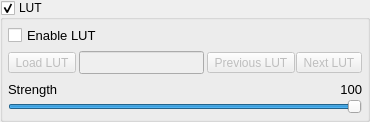
            <widget class="QGroupBox" name="groupBoxLut">
             <property name="title">
              <string>LUT</string>
             </property>
             <property name="checkable">
              <bool>true</bool>
             </property>
             <layout class="QGridLayout" name="gridLayout_24">
              <property name="leftMargin">
               <number>5</number>
              </property>
              <property name="topMargin">
               <number>5</number>
              </property>
              <property name="rightMargin">
               <number>5</number>
              </property>
              <property name="bottomMargin">
               <number>5</number>
              </property>
              <item row="0" column="0">
               <widget class="QFrame" name="frameLut">
                <layout class="QGridLayout" name="gridLayout_25">
                 <property name="leftMargin">
                  <number>0</number>
                 </property>
                 <property name="topMargin">
                  <number>0</number>
                 </property>
                 <property name="rightMargin">
                  <number>0</number>
                 </property>
                 <property name="bottomMargin">
                  <number>0</number>
                 </property>
                 <property name="spacing">
                  <number>5</number>
                 </property>
                 <item row="2" column="0">
                  <layout class="QGridLayout" name="gridLayout_41">
                   <property name="spacing">
                    <number>0</number>
                   </property>
                   <item row="0" column="0">
                    <widget class="QLabel" name="label_LutStrengthText">
                     <property name="font">
                      <font>
                       <pointsize>10</pointsize>
                      </font>
                     </property>
                     <property name="text">
                      <string>Strength</string>
                     </property>
                    </widget>
                   </item>
                   <item row="0" column="1">
                    <spacer name="horizontalSpacer_34">
                     <property name="orientation">
                      <enum>Qt::Horizontal</enum>
                     </property>
                     <property name="sizeType">
                      <enum>QSizePolicy::Maximum</enum>
                     </property>
                     <property name="sizeHint" stdset="0">
                      <size>
                       <width>40</width>
                       <height>20</height>
                      </size>
                     </property>
                    </spacer>
                   </item>
                   <item row="0" column="2">
                    <widget class="DoubleClickLabel" name="label_LutStrengthVal">
                     <property name="font">
                      <font>
                       <pointsize>10</pointsize>
                      </font>
                     </property>
                     <property name="contextMenuPolicy">
                      <enum>Qt::CustomContextMenu</enum>
                     </property>
                     <property name="layoutDirection">
                      <enum>Qt::RightToLeft</enum>
                     </property>
                     <property name="text">
                      <string>100</string>
                     </property>
                     <property name="alignment">
                      <set>Qt::AlignRight|Qt::AlignTrailing|Qt::AlignVCenter</set>
                     </property>
                    </widget>
                   </item>
                   <item row="1" column="0" colspan="3">
                    <widget class="NoScrollSlider" name="horizontalSliderLutStrength">
                     <property name="sizePolicy">
                      <sizepolicy hsizetype="Expanding" vsizetype="Fixed">
                       <horstretch>0</horstretch>
                       <verstretch>0</verstretch>
                      </sizepolicy>
                     </property>
                     <property name="minimumSize">
                      <size>
                       <width>0</width>
                       <height>0</height>
                      </size>
                     </property>
                     <property name="maximumSize">
                      <size>
                       <width>16777215</width>
                       <height>16777215</height>
                      </size>
                     </property>
                     <property name="minimum">
                      <number>0</number>
                     </property>
                     <property name="maximum">
                      <number>100</number>
                     </property>
                     <property name="value">
                      <number>100</number>
                     </property>
                     <property name="orientation">
                      <enum>Qt::Horizontal</enum>
                     </property>
                    </widget>
                   </item>
                  </layout>
                 </item>
                 <item row="0" column="0">
                  <widget class="QCheckBox" name="checkBoxLutEnable">
                   <property name="font">
                    <font>
                     <pointsize>10</pointsize>
                    </font>
                   </property>
                   <property name="text">
                    <string>Enable LUT</string>
                   </property>
                  </widget>
                 </item>
                 <item row="1" column="0">
                  <layout class="QHBoxLayout" name="horizontalLayout_30">
                   <property name="spacing">
                    <number>3</number>
                   </property>
                   <item>
                    <widget class="QToolButton" name="toolButtonLoadLut">
                     <property name="enabled">
                      <bool>false</bool>
                     </property>
                     <property name="sizePolicy">
                      <sizepolicy hsizetype="Preferred" vsizetype="Fixed">
                       <horstretch>0</horstretch>
                       <verstretch>0</verstretch>
                      </sizepolicy>
                     </property>
                     <property name="text">
                      <string>Load LUT</string>
                     </property>
                     <property name="icon">
                      <iconset resource="ressources.qrc">
                       <normaloff>:/RetinaIMG/RetinaIMG/Folder-Open-icon.png</normaloff>:/RetinaIMG/RetinaIMG/Folder-Open-icon.png</iconset>
                     </property>
                     <property name="iconSize">
                      <size>
                       <width>12</width>
                       <height>12</height>
                      </size>
                     </property>
                    </widget>
                   </item>
                   <item>
                    <widget class="QLineEdit" name="lineEditLutName">
                     <property name="enabled">
                      <bool>false</bool>
                     </property>
                     <property name="sizePolicy">
                      <sizepolicy hsizetype="Expanding" vsizetype="Fixed">
                       <horstretch>0</horstretch>
                       <verstretch>0</verstretch>
                      </sizepolicy>
                     </property>
                     <property name="font">
                      <font>
                       <pointsize>10</pointsize>
                      </font>
                     </property>
                     <property name="readOnly">
                      <bool>true</bool>
                     </property>
                    </widget>
                   </item>
                   <item>
                    <layout class="QHBoxLayout" name="horizontalLayout_46">
                     <property name="spacing">
                      <number>1</number>
                     </property>
                     <item>
                      <widget class="QToolButton" name="toolButtonPrevLut">
                       <property name="enabled">
                        <bool>false</bool>
                       </property>
                       <property name="sizePolicy">
                        <sizepolicy hsizetype="Preferred" vsizetype="Fixed">
                         <horstretch>0</horstretch>
                         <verstretch>0</verstretch>
                        </sizepolicy>
                       </property>
                       <property name="text">
                        <string>Previous LUT</string>
                       </property>
                       <property name="icon">
                        <iconset resource="ressources.qrc">
                         <normaloff>:/RetinaIMG/RetinaIMG/previous.png</normaloff>:/RetinaIMG/RetinaIMG/previous.png</iconset>
                       </property>
                       <property name="iconSize">
                        <size>
                         <width>6</width>
                         <height>12</height>
                        </size>
                       </property>
                      </widget>
                     </item>
                     <item>
                      <widget class="QToolButton" name="toolButtonNextLut">
                       <property name="enabled">
                        <bool>false</bool>
                       </property>
                       <property name="sizePolicy">
                        <sizepolicy hsizetype="Preferred" vsizetype="Fixed">
                         <horstretch>0</horstretch>
                         <verstretch>0</verstretch>
                        </sizepolicy>
                       </property>
                       <property name="text">
                        <string>Next LUT</string>
                       </property>
                       <property name="icon">
                        <iconset resource="ressources.qrc">
                         <normaloff>:/RetinaIMG/RetinaIMG/next.png</normaloff>:/RetinaIMG/RetinaIMG/next.png</iconset>
                       </property>
                       <property name="iconSize">
                        <size>
                         <width>6</width>
                         <height>12</height>
                        </size>
                       </property>
                       <property name="checkable">
                        <bool>false</bool>
                       </property>
                       <property name="checked">
                        <bool>false</bool>
                       </property>
                       <property name="autoRepeat">
                        <bool>false</bool>
                       </property>
                      </widget>
                     </item>
                    </layout>
                   </item>
                  </layout>
                 </item>
                </layout>
               </widget>
              </item>
             </layout>
            </widget>
